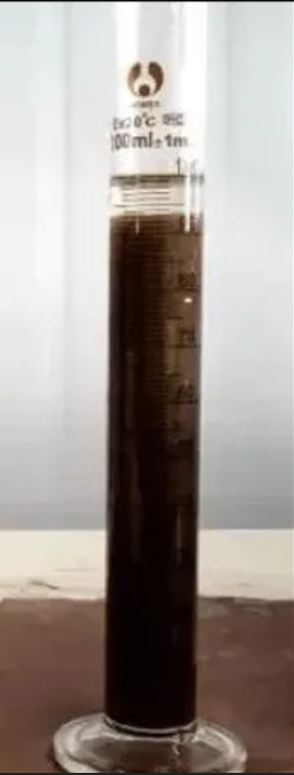
#> input picture lane_detection/su/data/1000.png, 294 x 775 px; its folder holds only this picture in this run
$ python -i video_process-v2.py   (imports and definitions only)   (older library calls are emulated)
#> lines starting #> are read from the running program, lines starting #| are printed output that depends on the picture; after the words box and inside, x2 and y2 are one past the last pixel; in counts of white or black regions, pixels touching at a corner belong together
#> further down, picture is the input picture: shape (775, 294, 3); mean B, G, R 147.2, 152.2, 160.3
"""
@Name: video_process.py
@Auth: Huohuo
@Date: 2023/6/14-11:08
@Desc:
@Ver :
code_idea
"""
import cv2
import numpy as np
import os

# ------------------------------------
#               sobel算子
# ------------------------------------
# [9 lines left out: function sobel, not called in this run]

# ------------------------------------
#               形态学运算
# open = True:      开运算
# open = False:     闭运算
# ------------------------------------
def open_close(img, k_x=5, k_y=5, open=False):
    morph_kernel = np.ones((k_x, k_y), np.uint8)
    if open:
        img_erode = cv2.erode(img, morph_kernel, 1)
        img_dilate = cv2.dilate(img_erode, morph_kernel, 1)
        return img_dilate

    else:
        img_dilate = cv2.dilate(img, morph_kernel, 1)
        img_erode = cv2.erode(img_dilate, morph_kernel, 1)
        return img_erode

# ------------------------------------
#             delete blue
# ------------------------------------
def Delete_Blue(img):
    hvs_img = cv2.cvtColor(img, cv2.COLOR_BGR2HSV)
#> hvs_img: shape (775, 294, 3); mean H, S, V 41.1, 61.8, 161.5

    lower_blue = np.array([90, 50, 50])
    upper_blue = np.array([150, 255, 255])

    blue_mask = cv2.inRange(hvs_img, lower_blue, upper_blue)
#> blue_mask: shape (775, 294); every value is 0
    result = img.copy()
    result[blue_mask != 0] = (255, 255, 255)
    # result = cv2.cvtColor(result, cv2.COLOR_HSV2RGB)
    cv2.imshow("delete blue", result)
    return result

# ------------------------------------
#               segment
# ------------------------------------
def segment(img):
    # 展示原图
    cv2.imshow("img", img)
    # 删除蓝色刻度线，替换为白色，见Delete_Blue
    img = Delete_Blue(img)

    img_gray = cv2.cvtColor(img, cv2.COLOR_BGR2GRAY)
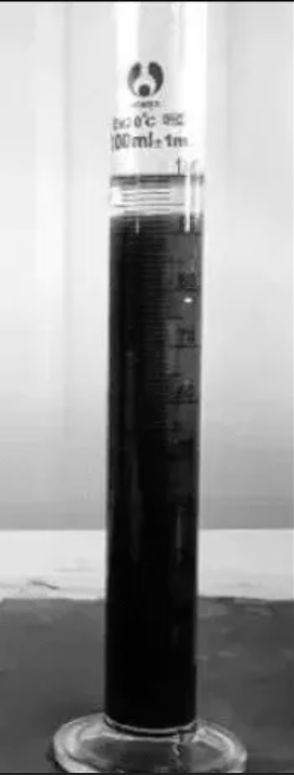
#> img_gray: shape (775, 294); min 1, max 255, mean 154.1
    # 二值化a
    thresh, img_binary = cv2.threshold(img_gray, 0, 255, cv2.THRESH_BINARY + cv2.THRESH_OTSU)
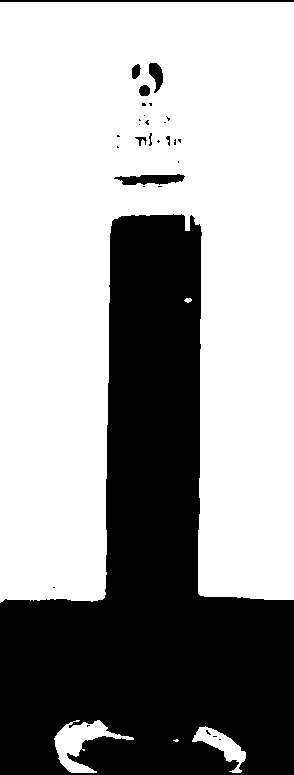
#> img_binary: shape (775, 294); 62.3% white; 30 black regions (21 under 20 px), largest, box (x1, y1, x2, y2) and area: (0, 214, 294, 775) 84198, (0, 0, 294, 2) 588, (114, 174, 185, 185) 522
#> thresh = 133

    cv2.imshow("img_binary", img_binary)

    # canny
    img_blur = cv2.GaussianBlur(img_binary, (3, 3), 0)
    # img_blur = cv2.medianBlur(img_binary, 3, 0)
    # img_blur = cv2.blur(img_binary, (3, 3))

    # open or close
    img_binary = open_close(img_blur)
#> in open_close, `img_dilate = cv2.dilate(img, morph_kernel, 1)`:
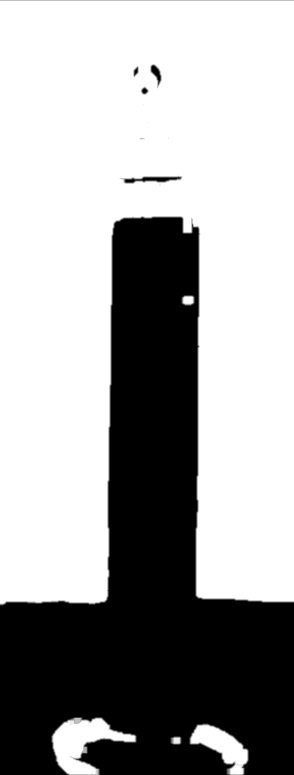
#> img_dilate: shape (775, 294); min 0, max 255, mean 164.3
    cv2.imshow("img_open", img_binary)

    # 边缘检测
    img_edge = cv2.Canny(img_binary, 30, 220)
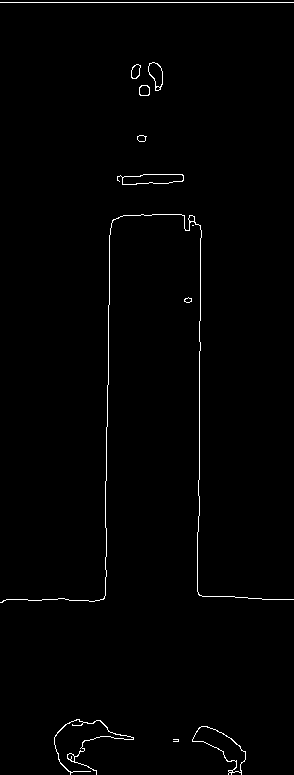
#> img_edge: shape (775, 294); 1% white in thin lines or dots
    # img_edge = sobel(img_edge, 0, 1)
    cv2.imshow("img_edge", img_edge)


    return img, img_edge, img_binary


# pipline
# [65 lines left out: functions Pipline, Create_his, not called in this run]


src_path = "./data3"
save_path1 = "./data3_result_edge"
save_path2 = "./data3_result"

# [15 lines not run here, left out]

>>> import cv2
>>> picture = cv2.imread('data/1000.png')
>>> result = segment(picture)

$ run again, on lane_detection/su/data/1001.png
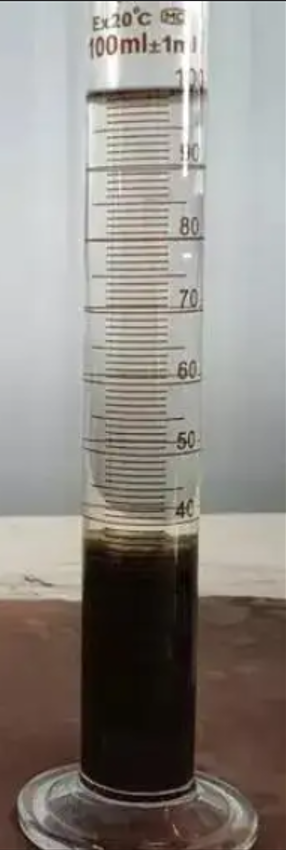
#> input picture lane_detection/su/data/1001.png, 286 x 850 px
#> picture is the input picture: shape (850, 286, 3); mean B, G, R 132.1, 137.8, 143
#> hvs_img: shape (850, 286, 3); mean H, S, V 43.6, 47.4, 145.2
#> blue_mask: shape (850, 286); every value is 0
#> in segment, `thresh, img_binary = cv2.threshold(img_gray, 0, 255, cv2.THRESH_BINARY..`:
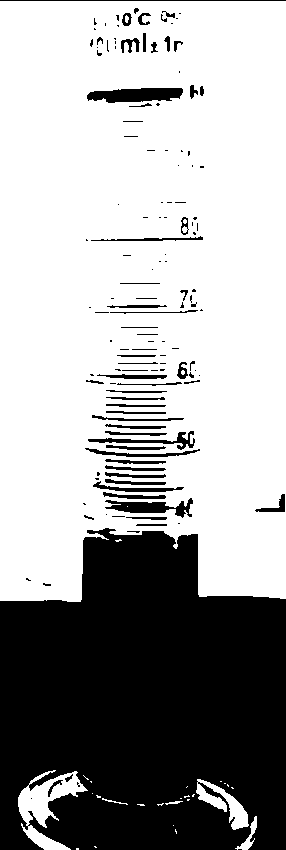
#> img_binary: shape (850, 286); 65.4% white; 137 black regions (78 under 20 px), largest, box (x1, y1, x2, y2) and area: (0, 528, 286, 850) 75663, (87, 88, 183, 103) 1085, (105, 498, 193, 518) 780
#> thresh = 119
#> in segment, `img_edge = cv2.Canny(img_binary, 30, 220)`:
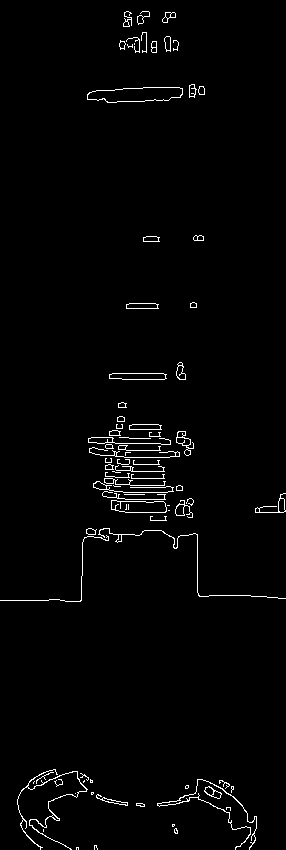
#> img_edge: shape (850, 286); 1.8% white in thin lines or dots

$ run again, on lane_detection/su/data/1002.png
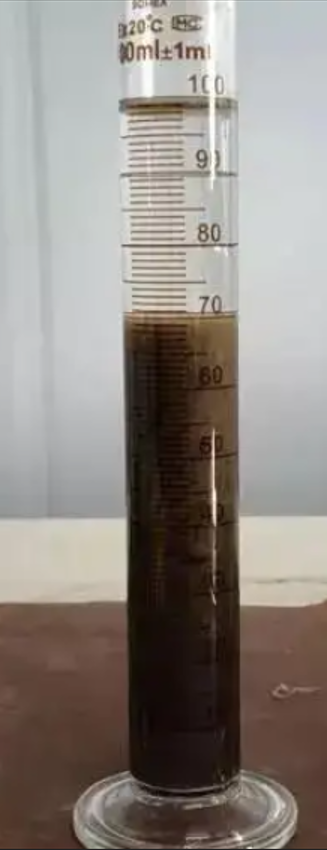
#> input picture lane_detection/su/data/1002.png, 327 x 850 px
#> picture is the input picture: shape (850, 327, 3); mean B, G, R 130.4, 136.4, 143.3
#> hvs_img: shape (850, 327, 3); mean H, S, V 44.7, 52.6, 145.3
#> blue_mask: shape (850, 327); every value is 0
#> in segment, `thresh, img_binary = cv2.threshold(img_gray, 0, 255, cv2.THRESH_BINARY..`:
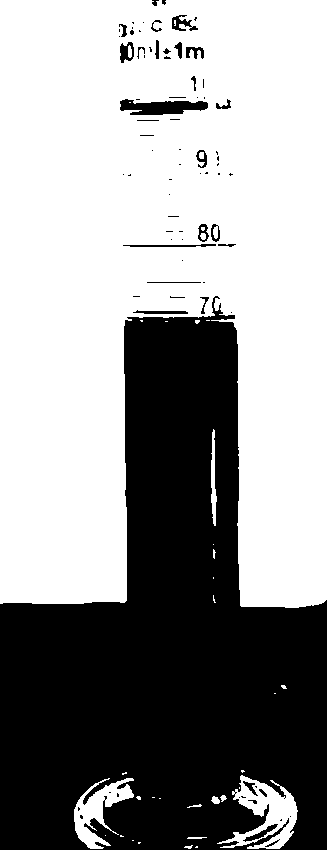
#> img_binary: shape (850, 327); 60.2% white; 80 black regions (53 under 20 px), largest, box (x1, y1, x2, y2) and area: (0, 296, 327, 850) 107307, (120, 99, 208, 115) 949, (172, 15, 198, 31) 194
#> thresh = 124
#> in segment, `img_edge = cv2.Canny(img_binary, 30, 220)`:
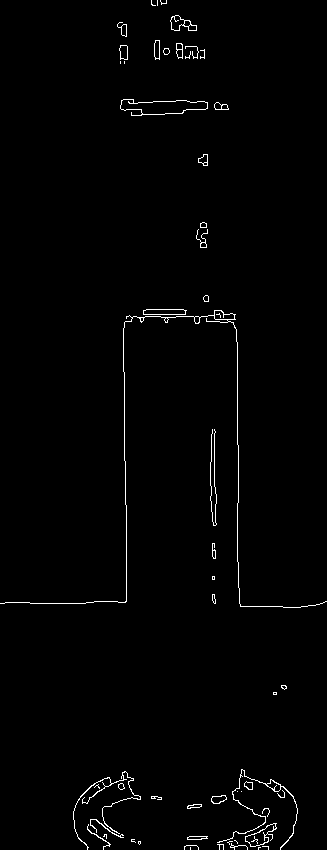
#> img_edge: shape (850, 327); 1.2% white in thin lines or dots

$ run again, on lane_detection/su/data/1003.png
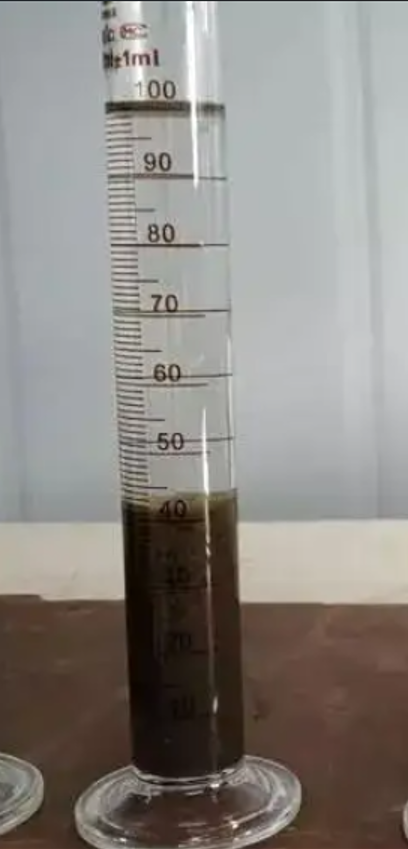
#> input picture lane_detection/su/data/1003.png, 408 x 849 px
#> picture is the input picture: shape (849, 408, 3); mean B, G, R 131.9, 136.6, 140.6
#> hvs_img: shape (849, 408, 3); mean H, S, V 52.7, 41.7, 143.4
#> blue_mask: shape (849, 408); every value is 0
#> in segment, `thresh, img_binary = cv2.threshold(img_gray, 0, 255, cv2.THRESH_BINARY..`:
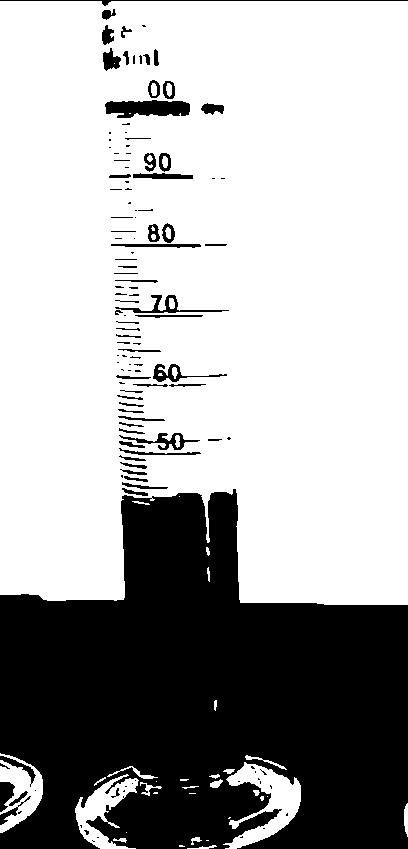
#> img_binary: shape (849, 408); 67.4% white; 127 black regions (65 under 20 px), largest, box (x1, y1, x2, y2) and area: (0, 489, 408, 849) 104637, (105, 100, 190, 118) 1162, (115, 295, 229, 313) 444
#> thresh = 117
#> in segment, `img_edge = cv2.Canny(img_binary, 30, 220)`:
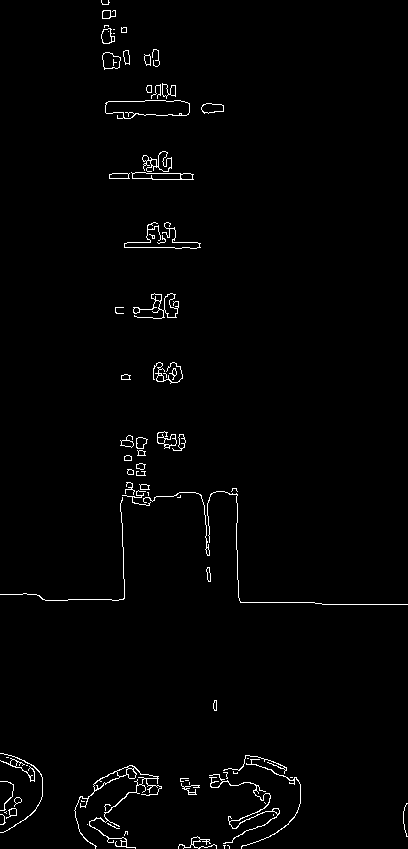
#> img_edge: shape (849, 408); 1.5% white in thin lines or dots
